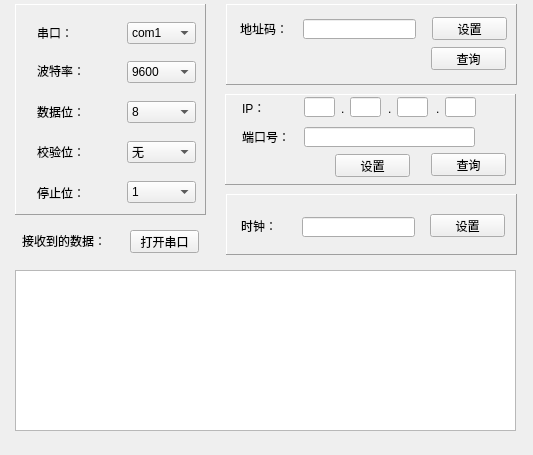
<?xml version="1.0" encoding="UTF-8"?>
<ui version="4.0">
 <class>portComm</class>
 <widget class="QMainWindow" name="portComm">
  <property name="geometry">
   <rect>
    <x>0</x>
    <y>0</y>
    <width>533</width>
    <height>455</height>
   </rect>
  </property>
  <property name="windowTitle">
   <string>串口调试</string>
  </property>
  <widget class="QWidget" name="centralWidget">
   <widget class="QTextBrowser" name="textBrowser">
    <property name="geometry">
     <rect>
      <x>15</x>
      <y>270</y>
      <width>501</width>
      <height>161</height>
     </rect>
    </property>
   </widget>
   <widget class="QLabel" name="labelMsgRecv">
    <property name="geometry">
     <rect>
      <x>22</x>
      <y>233</y>
      <width>91</width>
      <height>16</height>
     </rect>
    </property>
    <property name="text">
     <string>接收到的数据：</string>
    </property>
   </widget>
   <widget class="QFrame" name="frameTime">
    <property name="geometry">
     <rect>
      <x>226</x>
      <y>194</y>
      <width>291</width>
      <height>61</height>
     </rect>
    </property>
    <property name="frameShape">
     <enum>QFrame::Panel</enum>
    </property>
    <property name="frameShadow">
     <enum>QFrame::Raised</enum>
    </property>
    <widget class="QPushButton" name="pushButtonTime">
     <property name="geometry">
      <rect>
       <x>204</x>
       <y>20</y>
       <width>75</width>
       <height>23</height>
      </rect>
     </property>
     <property name="text">
      <string>设置</string>
     </property>
    </widget>
    <widget class="QLabel" name="label_9">
     <property name="geometry">
      <rect>
       <x>15</x>
       <y>26</y>
       <width>54</width>
       <height>12</height>
      </rect>
     </property>
     <property name="text">
      <string>时钟：</string>
     </property>
    </widget>
    <widget class="QLineEdit" name="lineEditTime">
     <property name="geometry">
      <rect>
       <x>76</x>
       <y>23</y>
       <width>113</width>
       <height>20</height>
      </rect>
     </property>
    </widget>
   </widget>
   <widget class="QFrame" name="frameIPort">
    <property name="geometry">
     <rect>
      <x>225</x>
      <y>94</y>
      <width>291</width>
      <height>91</height>
     </rect>
    </property>
    <property name="frameShape">
     <enum>QFrame::Panel</enum>
    </property>
    <property name="frameShadow">
     <enum>QFrame::Raised</enum>
    </property>
    <widget class="QPushButton" name="pushButtonIPort">
     <property name="geometry">
      <rect>
       <x>110</x>
       <y>60</y>
       <width>75</width>
       <height>23</height>
      </rect>
     </property>
     <property name="text">
      <string>设置</string>
     </property>
    </widget>
    <widget class="QLabel" name="label_8">
     <property name="geometry">
      <rect>
       <x>17</x>
       <y>37</y>
       <width>54</width>
       <height>12</height>
      </rect>
     </property>
     <property name="text">
      <string>端口号：</string>
     </property>
    </widget>
    <widget class="QLabel" name="label_7">
     <property name="geometry">
      <rect>
       <x>17</x>
       <y>8</y>
       <width>54</width>
       <height>12</height>
      </rect>
     </property>
     <property name="text">
      <string>IP：</string>
     </property>
    </widget>
    <widget class="QLineEdit" name="lineEditPort">
     <property name="geometry">
      <rect>
       <x>79</x>
       <y>33</y>
       <width>171</width>
       <height>20</height>
      </rect>
     </property>
    </widget>
    <widget class="QLineEdit" name="lineEditIP1">
     <property name="geometry">
      <rect>
       <x>79</x>
       <y>3</y>
       <width>31</width>
       <height>20</height>
      </rect>
     </property>
    </widget>
    <widget class="QLineEdit" name="lineEditIP2">
     <property name="geometry">
      <rect>
       <x>125</x>
       <y>3</y>
       <width>31</width>
       <height>20</height>
      </rect>
     </property>
    </widget>
    <widget class="QLineEdit" name="lineEditIP3">
     <property name="geometry">
      <rect>
       <x>172</x>
       <y>3</y>
       <width>31</width>
       <height>20</height>
      </rect>
     </property>
    </widget>
    <widget class="QLineEdit" name="lineEditIP4">
     <property name="geometry">
      <rect>
       <x>220</x>
       <y>3</y>
       <width>31</width>
       <height>20</height>
      </rect>
     </property>
    </widget>
    <widget class="QLabel" name="label_10">
     <property name="geometry">
      <rect>
       <x>116</x>
       <y>7</y>
       <width>16</width>
       <height>16</height>
      </rect>
     </property>
     <property name="text">
      <string>.</string>
     </property>
    </widget>
    <widget class="QLabel" name="label_11">
     <property name="geometry">
      <rect>
       <x>163</x>
       <y>7</y>
       <width>16</width>
       <height>16</height>
      </rect>
     </property>
     <property name="text">
      <string>.</string>
     </property>
    </widget>
    <widget class="QLabel" name="label_12">
     <property name="geometry">
      <rect>
       <x>211</x>
       <y>7</y>
       <width>16</width>
       <height>16</height>
      </rect>
     </property>
     <property name="text">
      <string>.</string>
     </property>
    </widget>
    <widget class="QPushButton" name="pushButtonIPortQuery">
     <property name="geometry">
      <rect>
       <x>206</x>
       <y>59</y>
       <width>75</width>
       <height>23</height>
      </rect>
     </property>
     <property name="text">
      <string>查询</string>
     </property>
    </widget>
   </widget>
   <widget class="QFrame" name="frameAddr">
    <property name="geometry">
     <rect>
      <x>226</x>
      <y>4</y>
      <width>291</width>
      <height>81</height>
     </rect>
    </property>
    <property name="frameShape">
     <enum>QFrame::Panel</enum>
    </property>
    <property name="frameShadow">
     <enum>QFrame::Raised</enum>
    </property>
    <widget class="QPushButton" name="pushButtonAddr">
     <property name="geometry">
      <rect>
       <x>206</x>
       <y>13</y>
       <width>75</width>
       <height>23</height>
      </rect>
     </property>
     <property name="text">
      <string>设置</string>
     </property>
    </widget>
    <widget class="QLabel" name="label_6">
     <property name="geometry">
      <rect>
       <x>14</x>
       <y>19</y>
       <width>54</width>
       <height>12</height>
      </rect>
     </property>
     <property name="text">
      <string>地址码：</string>
     </property>
    </widget>
    <widget class="QLineEdit" name="lineEditAddr">
     <property name="geometry">
      <rect>
       <x>77</x>
       <y>15</y>
       <width>113</width>
       <height>20</height>
      </rect>
     </property>
    </widget>
    <widget class="QPushButton" name="pushButtonAddrQuery">
     <property name="geometry">
      <rect>
       <x>205</x>
       <y>43</y>
       <width>75</width>
       <height>23</height>
      </rect>
     </property>
     <property name="text">
      <string>查询</string>
     </property>
    </widget>
   </widget>
   <widget class="QFrame" name="frameSettings">
    <property name="geometry">
     <rect>
      <x>15</x>
      <y>4</y>
      <width>191</width>
      <height>211</height>
     </rect>
    </property>
    <property name="frameShape">
     <enum>QFrame::Panel</enum>
    </property>
    <property name="frameShadow">
     <enum>QFrame::Raised</enum>
    </property>
    <widget class="QComboBox" name="comboBoxParity">
     <property name="geometry">
      <rect>
       <x>112</x>
       <y>137</y>
       <width>69</width>
       <height>22</height>
      </rect>
     </property>
     <item>
      <property name="text">
       <string>无</string>
      </property>
     </item>
     <item>
      <property name="text">
       <string>奇</string>
      </property>
     </item>
     <item>
      <property name="text">
       <string>偶</string>
      </property>
     </item>
    </widget>
    <widget class="QComboBox" name="comboBoxSerial">
     <property name="geometry">
      <rect>
       <x>112</x>
       <y>18</y>
       <width>69</width>
       <height>22</height>
      </rect>
     </property>
     <item>
      <property name="text">
       <string>com1</string>
      </property>
     </item>
     <item>
      <property name="text">
       <string>com2</string>
      </property>
     </item>
     <item>
      <property name="text">
       <string>com3</string>
      </property>
     </item>
     <item>
      <property name="text">
       <string>com4</string>
      </property>
     </item>
    </widget>
    <widget class="QLabel" name="label_3">
     <property name="geometry">
      <rect>
       <x>22</x>
       <y>102</y>
       <width>54</width>
       <height>12</height>
      </rect>
     </property>
     <property name="text">
      <string>数据位：</string>
     </property>
    </widget>
    <widget class="QComboBox" name="comboBoxStopBits">
     <property name="geometry">
      <rect>
       <x>112</x>
       <y>177</y>
       <width>69</width>
       <height>22</height>
      </rect>
     </property>
     <item>
      <property name="text">
       <string>1</string>
      </property>
     </item>
     <item>
      <property name="text">
       <string>2</string>
      </property>
     </item>
    </widget>
    <widget class="QLabel" name="label_4">
     <property name="geometry">
      <rect>
       <x>22</x>
       <y>142</y>
       <width>54</width>
       <height>12</height>
      </rect>
     </property>
     <property name="text">
      <string>校验位：</string>
     </property>
    </widget>
    <widget class="QLabel" name="label">
     <property name="geometry">
      <rect>
       <x>22</x>
       <y>23</y>
       <width>54</width>
       <height>12</height>
      </rect>
     </property>
     <property name="text">
      <string>串口：</string>
     </property>
    </widget>
    <widget class="QComboBox" name="comboBoxBaudRate">
     <property name="geometry">
      <rect>
       <x>112</x>
       <y>57</y>
       <width>69</width>
       <height>22</height>
      </rect>
     </property>
     <item>
      <property name="text">
       <string>9600</string>
      </property>
     </item>
     <item>
      <property name="text">
       <string>19200</string>
      </property>
     </item>
    </widget>
    <widget class="QComboBox" name="comboBoxDataBits">
     <property name="geometry">
      <rect>
       <x>112</x>
       <y>97</y>
       <width>69</width>
       <height>22</height>
      </rect>
     </property>
     <item>
      <property name="text">
       <string>8</string>
      </property>
     </item>
     <item>
      <property name="text">
       <string>7</string>
      </property>
     </item>
    </widget>
    <widget class="QLabel" name="label_5">
     <property name="geometry">
      <rect>
       <x>22</x>
       <y>183</y>
       <width>54</width>
       <height>12</height>
      </rect>
     </property>
     <property name="text">
      <string>停止位：</string>
     </property>
    </widget>
    <widget class="QLabel" name="label_2">
     <property name="geometry">
      <rect>
       <x>22</x>
       <y>61</y>
       <width>54</width>
       <height>12</height>
      </rect>
     </property>
     <property name="text">
      <string>波特率：</string>
     </property>
    </widget>
   </widget>
   <widget class="QPushButton" name="pushButton">
    <property name="geometry">
     <rect>
      <x>130</x>
      <y>230</y>
      <width>69</width>
      <height>23</height>
     </rect>
    </property>
    <property name="text">
     <string>打开串口</string>
    </property>
   </widget>
  </widget>
 </widget>
 <layoutdefault spacing="6" margin="11"/>
 <resources/>
 <connections/>
</ui>
